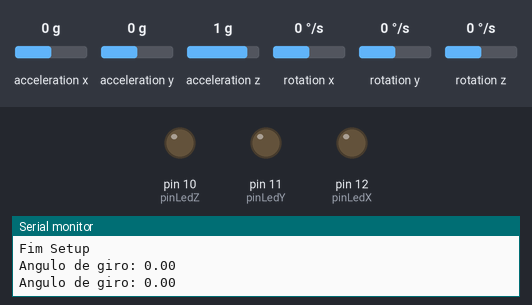
Recording of a sketch running on a simulated Arduino Uno, built with avr-gcc and run on an emulated ATmega328P. On the bench: output pins drawn as LEDs (lit = HIGH), the last lines printed to the serial monitor. Inputs (shaded band) come from the test bench; at power-on: acceleration x 0 g, acceleration y 0 g, rotation z 0 °/s, acceleration z 1 g, rotation x 0 °/s, rotation y 0 °/s.

Above: at 4.7 s.
4.8 s: acceleration x set to -0.3 g
6.3 s: acceleration x set to -0.6 g
At 6.9 s:
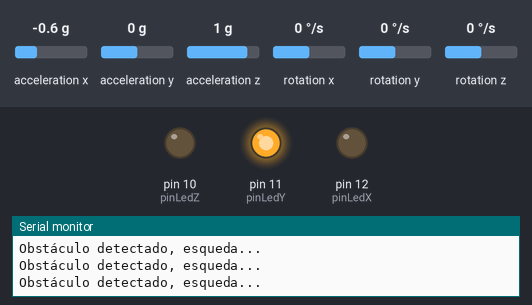
7.8 s: acceleration y set to -0.4 g
9.3 s: acceleration y set to -0.7 g
At 10.5 s:
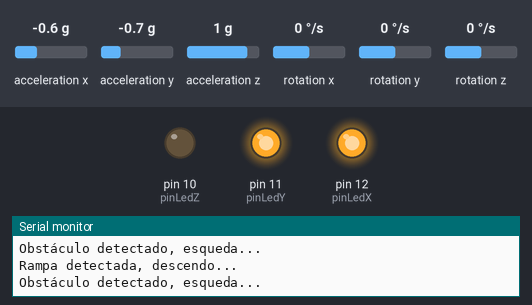
10.8 s: acceleration y set to 1.4 g
At 12.0 s:
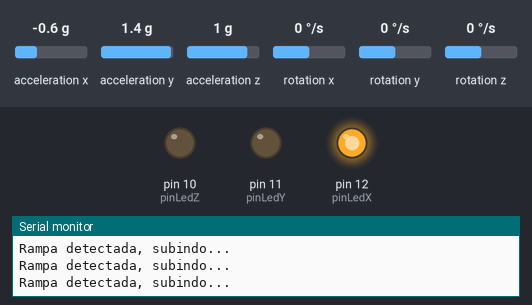
12.3 s: rotation z set to -20 °/s
15.3 s: rotation z set to -26 °/s
At 16.8 s:
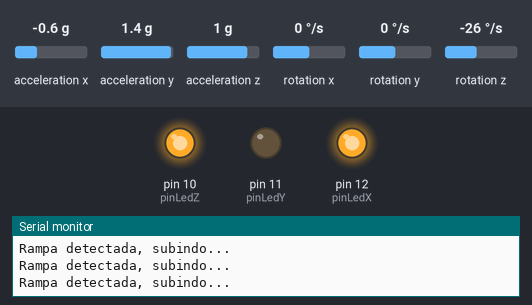
Timing chart, 0 to 18.2 s (numbered marks = the images above; inputs shaded):
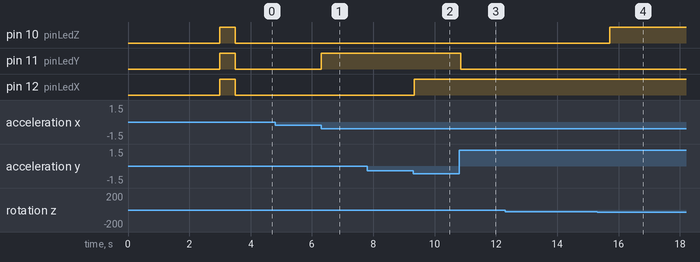

Measured:
- the behaviour switches between -0.4 and -0.5 g on acceleration x (found by bisection; images 0 and 1)
- the behaviour switches between -0.5 and -0.6 g on acceleration y (found by bisection; images 1 and 2)
- the behaviour switches between -23 and -24 °/s on rotation z (found by bisection; images 3 and 4)
- after the input at 6.3 s, pin 11 (pinLedY): LOW → HIGH at once
- after the input at 9.3 s, pin 12 (pinLedX): LOW → HIGH at once
- after the input at 10.8 s, pin 11 (pinLedY): HIGH → LOW after 0.05 s

The sketch:

Q0517-Sketch.ino
```cpp
/*
 *   CÓDIGO:  Q0517
 *   AUTOR:   BrincandoComIdeias
 *   LINK:    https://www.youtube.com/brincandocomideias ; https://cursodearduino.net/
 *   COMPRE:  https://www.arducore.com.br/
 *   SKETCH:  MPU6050 - Módulos para Arduino
 *   DATA:    04/09/2019
*/

// INCLUSÃO DE BIBLIOTECAS
#include <MPU6050_tockn.h>
#include <Wire.h>

// DEFINIÇÕES DE PINOS
#define pinLedX 12
#define pinLedY 11
#define pinLedZ 10

// DEFINIÇÕES
#define MPU6050_ADDR         0x68 // ENDEREÇO QUANDO O PINO AD0 ESTIVER LIGADO AO GND
//#define MPU6050_ADDR         0x69 // ENDEREÇO QUANDO O PINO AD0 ESTIVER LIGADO AO VCC


#define DEBUG
// INSTANCIANDO OBJETOS
MPU6050 mpu6050(Wire);

// DECLARAÇÃO DE VARIÁVEIS
float anguloX;
float anguloY;
float anguloZ;

unsigned long controleTempo;

void setup() {
  Serial.begin(9600);

  Wire.begin();
  mpu6050.begin();
  mpu6050.calcGyroOffsets(false);// MUDAR PARA "true" SE QUISER VISUALIZAR INFORMAÇÕES DE CALIBRAÇÃO NO MONITOR SERIAL

  pinMode(pinLedX,OUTPUT);
  pinMode(pinLedY,OUTPUT);
  pinMode(pinLedZ,OUTPUT);

  // PISCA TODOS OS LEDS UMA VEZ APENAS PARA INDICAR QUE JÁ CALIBROU
      digitalWrite(pinLedX,HIGH);
      digitalWrite(pinLedY,HIGH);
      digitalWrite(pinLedZ,HIGH);
      delay(500);
      digitalWrite(pinLedX,LOW);
      digitalWrite(pinLedY,LOW);
      digitalWrite(pinLedZ,LOW);
  // ---------------------------------------------------------------

  #ifdef DEBUG
    Serial.println("Fim Setup");
  #endif
}

void loop() {
  mpu6050.update();

  // GUARDA NA MEMÓRIA OS VALORES ENVIADOS PELO GIROSCOPIO
  anguloX = mpu6050.getAngleX();
  anguloY = mpu6050.getAngleY();
  anguloZ = mpu6050.getAngleZ();

  // VERIFICA SE GIROU NO EIXO X
  if (anguloX >= 25){
    Serial.println("Rampa detectada, subindo...");
    digitalWrite(pinLedX,HIGH);
  } else if (anguloX <= -25){
    Serial.println("Rampa detectada, descendo...");
    digitalWrite(pinLedX,HIGH);
  }else {
    digitalWrite(pinLedX,LOW);
  }

  // VERIFICA SE GIROU NO EIXO Y
  if (anguloY >= 25){
    Serial.println("Obstáculo detectado, esqueda...");
    digitalWrite(pinLedY,HIGH);
  } else if (anguloY <= -25){
    Serial.println("Obstáculo detectado, direita...");
    digitalWrite(pinLedY,HIGH);
  }else {
    digitalWrite(pinLedY,LOW);
  }

  // VERIFICA SE GIROU NO EIXO Z
  if (anguloZ >= 50 || anguloZ <= -70){
    digitalWrite(pinLedZ,HIGH);
  } else {
    digitalWrite(pinLedZ,LOW);
  }

  // IMPRIME O VALOR DO GIRO NO EIXO Z A CADA SEGUNDO
  if( millis() - controleTempo > 1000){
    Serial.print("Angulo de giro: ");
    Serial.println(anguloZ);

    controleTempo = millis();
  }

}

// IMPLEMENTO DE FUNÇÕES
```
